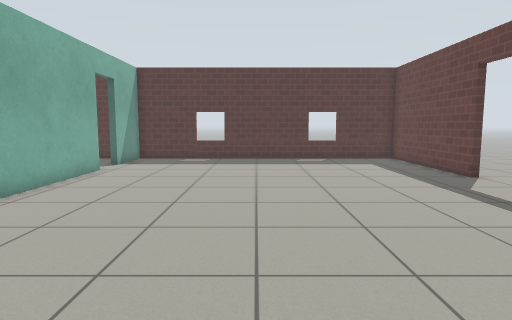
View 1 (above)

18 first-person views from a walk through a robot-simulator world made for Gazebo. The camera is 0.94 m above the floor, tilts 6° down and sees 75° across. The floor is counted in squares, 0.5 m on a side. Each view is taken from the middle of a square. On the plan, view 1 faces up. The plan holds only what a view shows up to about 17 squares ahead; the rest is blank. Gazebo's built-in surfaces are drawn with simple patterns.

View 2
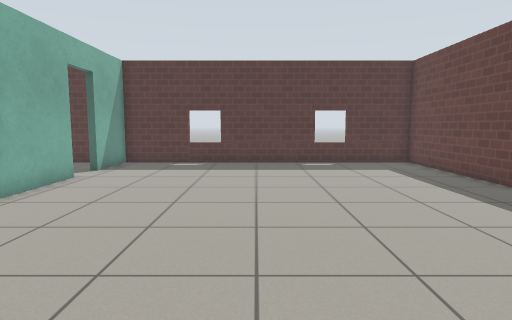

View 3
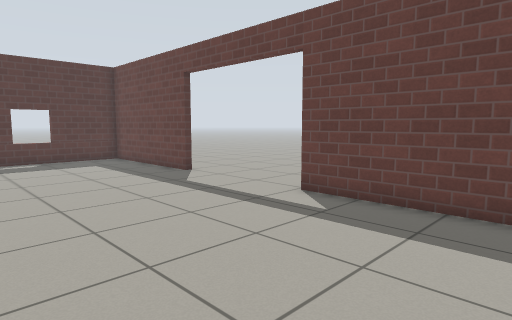

View 4
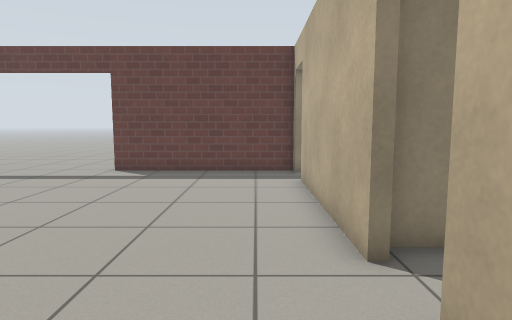

View 5
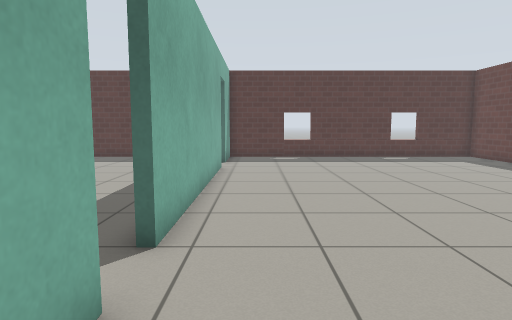

View 6
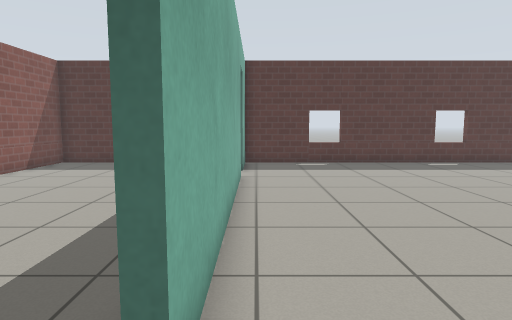

View 7
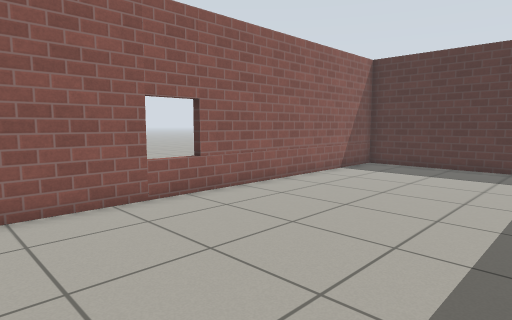

View 8
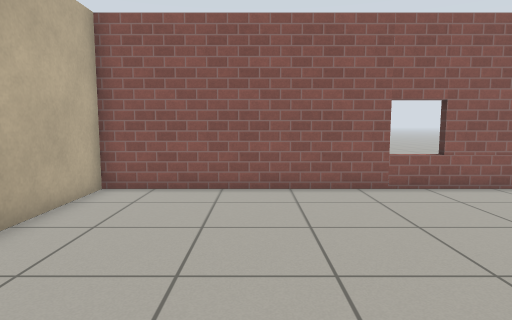

View 9
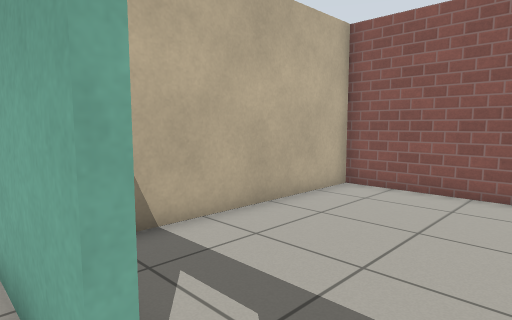

View 10
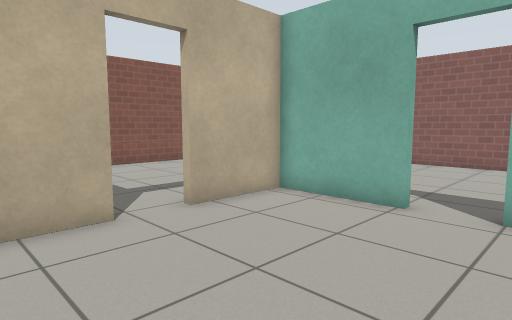

View 11
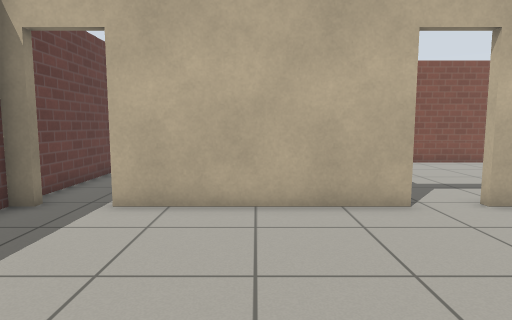

View 12
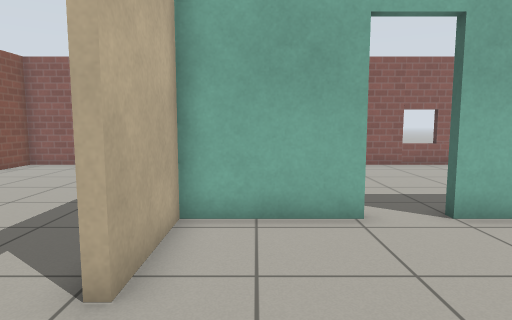

View 13
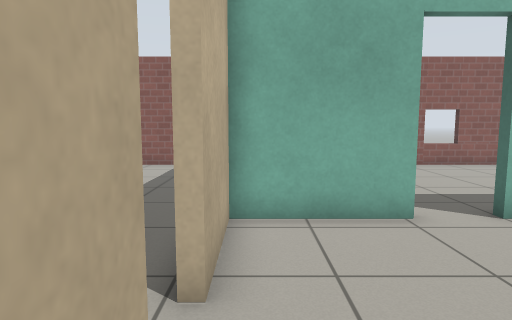

View 14
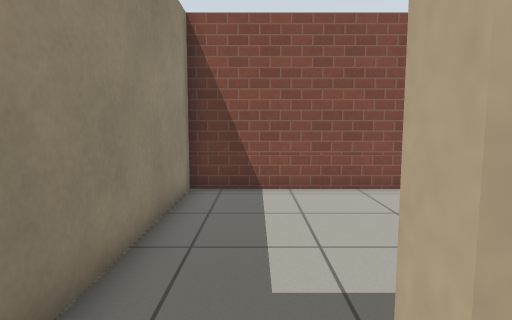

View 15
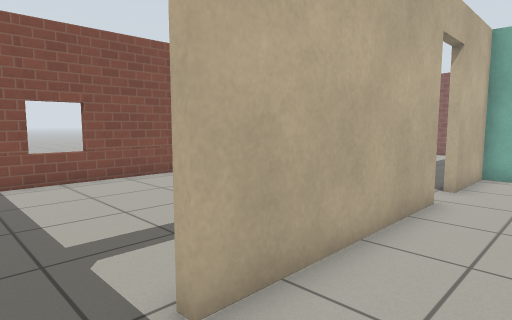

View 16
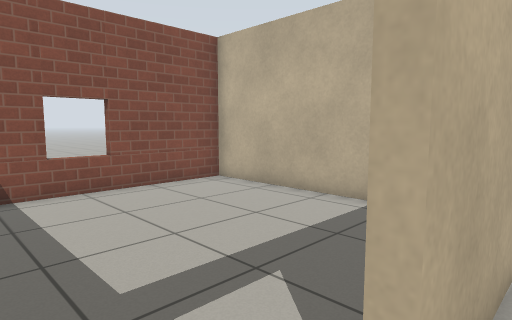

View 17
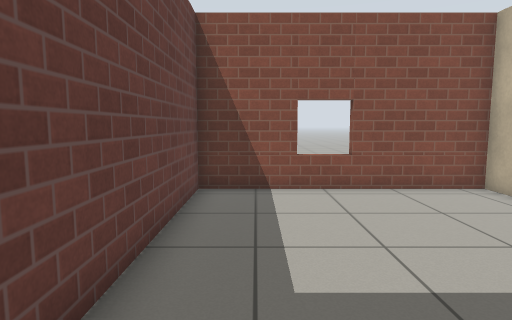

View 18
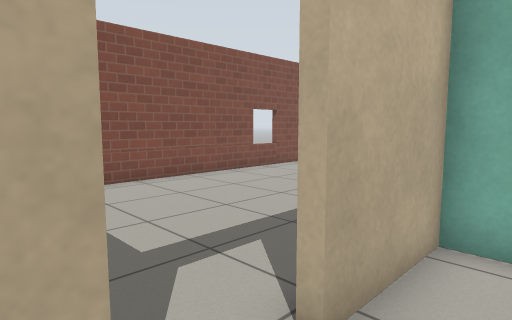

### Floor plan
Points are (right, up) in squares from view 1. A wall is a line through its corners. A room is listed if a view was taken in it or the views show most of it. See-through windows are left out.
Room 1 (views 1, 2, 3, 4, 5, 6, 8, 9, 10, 11, 12, 13, 14, 15, 16, 17, 18)
walls: (-6.5, 13.9) (-6.5, 3.9); (7.7, 11.8) (7.7, 18.7) (-6.5, 18.7) (-6.5, 15.6); (-6.5, 2.2) (-6.5, -1.5) (-3.2, -1.5); (-1.6, -1.5) (5.4, -1.5); (7, -1.5) (7.7, -1.5) (7.7, 5.9)
ways out: open door at (-7, 3.5) to room 2; open door at (-7, 14.5) to room 2; open door at (-2.5, -2) to room 3; open door at (6.5, -2) to room 4; open door at (8, 8.5)
Room 2 (view 7)
walls: (-8.2, 18.7) (-15.7, 18.7) (-15.7, -1.5) (-8.5, -1.5)
ways out: open door at (-7, 3.5) to room 1; open door at (-7, 14.5) to room 1
Room 3 (no view inside)
walls: (-15.7, -4.9) (-15.7, -6.4); (-15.7, -8.5) (-15.7, -10.7) (-1, -10.7) (-1, -2)
ways out: open door at (-2.5, -2) to room 1
Room 4 (no view inside)
walls: (-0.8, -4.8) (-0.8, -10.7) (7.7, -10.7) (7.7, -2.8)
ways out: open door at (6.5, -2) to room 1

Positions as (right, up) in squares from view 1, and headings:
1: (0, 0), facing up
2: (0, 2), facing up
3: (0, 0), facing up-right
4: (-6, 0), facing right
5: (-5, -1), facing up
6: (-6, 2), facing up
7: (-8, 3), facing up-left
8: (-6, 3), facing left
9: (-6, 4), facing down-left
10: (1, 5), facing down-left
11: (2, 6), facing down
12: (0, 0), facing left
13: (0, -1), facing left
14: (-3, -1), facing down
15: (7, 1), facing down-left
16: (7, -1), facing down-left
17: (6, -1), facing down
18: (-1, 0), facing down-left
